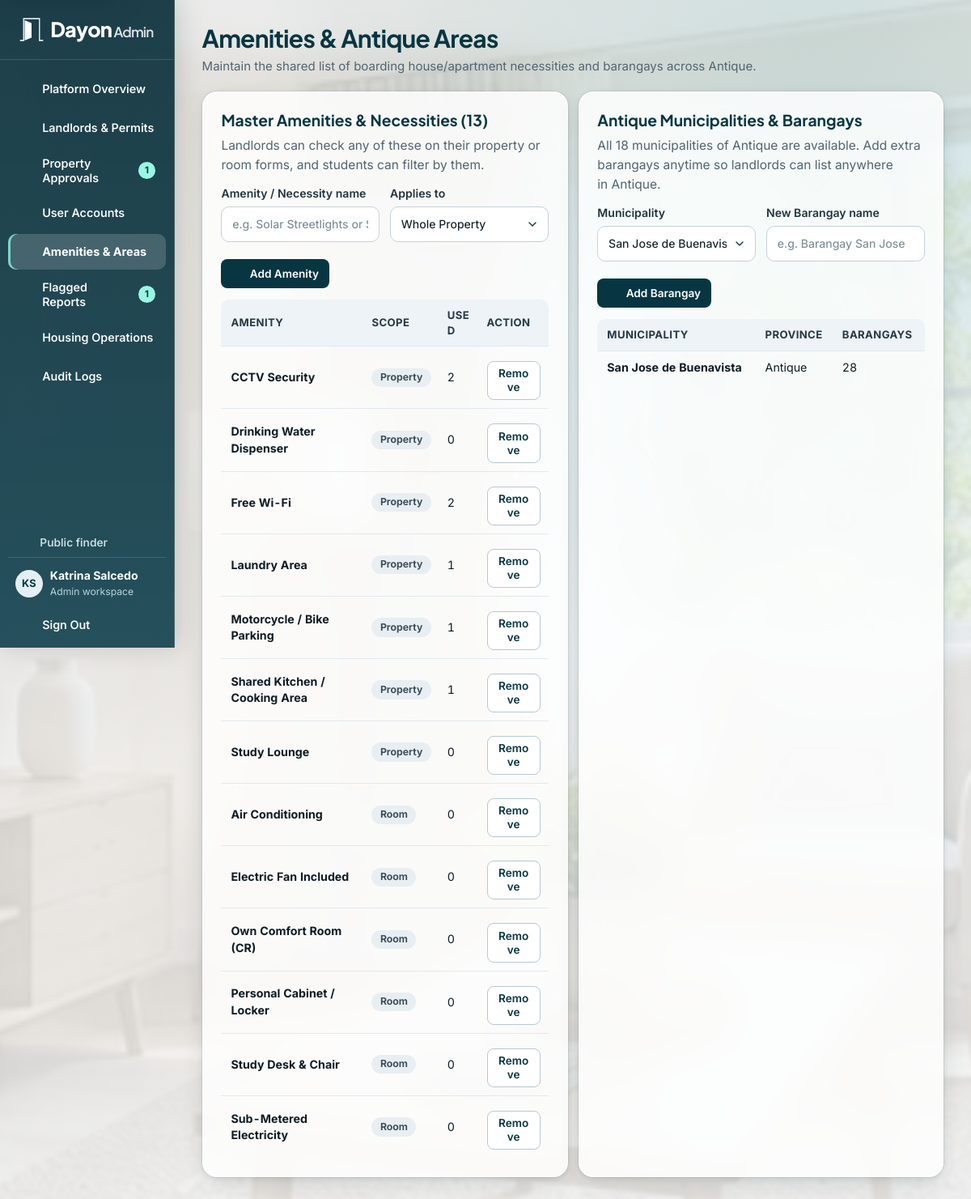
The app's page /admin/catalogs.php (signed in) with its own data.
### tables this page shows
CREATE TABLE users (
    user_id BIGINT UNSIGNED AUTO_INCREMENT PRIMARY KEY,
    role_id TINYINT UNSIGNED NOT NULL,
    email VARCHAR(150) NOT NULL UNIQUE,
    password_hash VARCHAR(255) NOT NULL,
    first_name VARCHAR(80) NOT NULL,
    last_name VARCHAR(80) NOT NULL,
    phone_number VARCHAR(20) NOT NULL,
    account_status ENUM('active', 'suspended', 'pending') NOT NULL DEFAULT 'active',
    created_at TIMESTAMP NOT NULL DEFAULT CURRENT_TIMESTAMP,
    updated_at TIMESTAMP NOT NULL DEFAULT CURRENT_TIMESTAMP ON UPDATE CURRENT_TIMESTAMP,
    CONSTRAINT fk_users_role FOREIGN KEY (role_id) REFERENCES roles(role_id)
);

CREATE TABLE roles (
    role_id TINYINT UNSIGNED AUTO_INCREMENT PRIMARY KEY,
    role_name VARCHAR(30) NOT NULL UNIQUE
);

CREATE TABLE amenities (
    amenity_id SMALLINT UNSIGNED AUTO_INCREMENT PRIMARY KEY,
    amenity_name VARCHAR(80) NOT NULL UNIQUE,
    scope ENUM('property', 'room') NOT NULL
);

CREATE TABLE municipalities (
    municipality_id INT UNSIGNED AUTO_INCREMENT PRIMARY KEY,
    municipality_name VARCHAR(100) NOT NULL,
    province_name VARCHAR(100) NOT NULL,
    latitude DECIMAL(10, 7) NULL,
    longitude DECIMAL(10, 7) NULL,
    UNIQUE KEY uq_municipality_province (municipality_name, province_name)
);

### includes/bootstrap.php (called while the page is built, shortened)
<?php
require_once __DIR__ . '/../config/db.php';
require_once __DIR__ . '/helpers.php';
try {
    if (!empty($_SESSION['user_id'])) {
        $user = row(
            "SELECT u.user_id, u.email, u.first_name, u.last_name, u.phone_number, u.account_status,
                    r.role_name, CONCAT(u.first_name, ' ', u.last_name) AS full_name
             FROM users u JOIN roles r USING (role_id)
             WHERE u.user_id = ? AND u.account_status = 'active'",
            [$_SESSION['user_id']]
        );
    }
} catch (PDOException $exception) {
    error_log($exception->getMessage());
    abort_request(503, 'Dayon could not connect to the database. Check that MySQL is running and import database/dayon_db.sql.');
}

### admin/catalogs.php (the view, shortened to what this page needs)
<?php
require __DIR__ . '/../includes/bootstrap.php';
$amenities = rows('SELECT a.*,
    (SELECT COUNT(*) FROM property_amenities pa WHERE pa.amenity_id = a.amenity_id) +
    (SELECT COUNT(*) FROM room_amenities ra WHERE ra.amenity_id = a.amenity_id) AS usage_count
    FROM amenities a ORDER BY a.scope, a.amenity_name');
$municipalities = rows(
    'SELECT m.*, (SELECT COUNT(*) FROM barangays b WHERE b.municipality_id = m.municipality_id) AS barangay_count
     FROM municipalities m WHERE m.province_name = ? ORDER BY (m.municipality_name = ?) DESC, m.municipality_name',
    [DAYON_PROVINCE, DAYON_MUNICIPALITY]
);
$pageTitle = 'Amenities & Antique Areas';
$pageDescription = 'Maintain the shared list of boarding house/apartment necessities and barangays across Antique.';
require __DIR__ . '/../includes/portal_header.php';
?>
<div class="grid-2">
    <section class="panel" id="amenities-section">
        <h2>Master Amenities &amp; Necessities (<?= count($amenities) ?>)</h2>
        <p class="muted">Landlords can check any of these on their property or room forms, and students can filter by them.</p>
        <form method="post" action="<?= e(url('actions/admin_action.php')) ?>" class="form-grid" style="margin-top:12px;">
            <label class="form-field">Amenity / Necessity name
                <input name="amenity_name" required maxlength="80" placeholder="e.g. Solar Streetlights or Study Table">
            </label>
            <label class="form-field">Applies to
                <select name="scope" required>
                    <option value="property">Whole Property</option>
                </select>
            </label>
            <div class="actions span-2"><button type="submit" class="button small"><?= icon('plus') ?> Add Amenity</button></div>
        </form>
        <div class="table-wrap" style="margin-top:14px;"><table>
            <thead><tr><th>Amenity</th><th>Scope</th><th>Used</th><th>Action</th></tr></thead>
            <tbody>
                <?php foreach ($amenities as $item): ?>
                    <tr>
                        <td><strong><?= e($item['amenity_name']) ?></strong></td>
                        <td><span class="badge"><?= e(ucfirst($item['scope'])) ?></span></td>
                        <td><?= (int) $item['usage_count'] ?></td>
                        <td>
                            <form method="post" action="<?= e(url('actions/admin_action.php')) ?>">
                                <button type="submit" class="button small secondary" data-confirm="Remove <?= e($item['amenity_name']) ?> from the master catalog?">Remove</button>
                            </form>
                        </td>
                    </tr>
                <?php endforeach; ?>
            </tbody>
        </table></div>
    </section>
    <section class="panel" id="areas-section">
        <h2>Antique Municipalities &amp; Barangays</h2>
        <p class="muted">All 18 municipalities of Antique are available. Add extra barangays anytime so landlords can list anywhere in Antique.</p>
        <form method="post" action="<?= e(url('actions/admin_action.php')) ?>" class="form-grid" style="margin-top:12px;">
            <label class="form-field">Municipality
                <select name="municipality_id" required>
                    <?php foreach ($municipalities as $town): ?>
                        <option value="<?= (int) $town['municipality_id'] ?>"><?= e($town['municipality_name']) ?></option>
                    <?php endforeach; ?>
                </select>
            </label>
            <label class="form-field">New Barangay name
                <input name="barangay_name" required maxlength="100" placeholder="e.g. Barangay San Jose">
            </label>
            <div class="actions span-2"><button type="submit" class="button small"><?= icon('plus') ?> Add Barangay</button></div>
        </form>
        <div class="table-wrap" style="margin-top:14px;"><table>
            <thead><tr><th>Municipality</th><th>Province</th><th>Barangays</th></tr></thead>
            <tbody>
                <?php foreach ($municipalities as $town): ?>
                    <tr>
                        <td><strong><?= e($town['municipality_name']) ?></strong></td>
                        <td><?= e($town['province_name']) ?></td>
                        <td><?= (int) $town['barangay_count'] ?></td>
                    </tr>
                <?php endforeach; ?>
            </tbody>
        </table></div>
    </section>
</div>
<?php require __DIR__ . '/../includes/portal_footer.php'; ?>

### includes/document_head.php (shortened to what this page needs)
<!doctype html>
<html lang="en">
<head>
    <link rel="stylesheet" href="<?= e(url('assets/css/style.css')) ?>">
    <?php if (!empty($portalRole)): ?><link rel="stylesheet" href="<?= e(url('assets/css/dashboard.css')) ?>"><?php endif; ?>
</head>

### includes/portal_header.php (shortened to what this page needs)
<?php
$portalRole = $user['role_name'];
$navBadges = [];
if ($portalRole === 'admin') {
    $navBadges['admin/verifications.php'] = (int) scalar("SELECT (SELECT COUNT(*) FROM landlord_profiles WHERE verification_status = 'pending') + (SELECT COUNT(*) FROM landlord_permits WHERE verification_status = 'submitted')");
    $navBadges['admin/properties.php'] = (int) scalar("SELECT COUNT(*) FROM properties WHERE approval_status = 'pending'");
    $navBadges['admin/reports.php'] = (int) scalar("SELECT COUNT(*) FROM reports WHERE status IN ('open', 'reviewed')");
} elseif ($portalRole === 'landlord') {
    $navBadges['landlord/reservations.php'] = (int) scalar("SELECT COUNT(*) FROM reservations q JOIN rooms r ON r.room_id = q.room_id JOIN properties p ON p.property_id = r.property_id WHERE p.landlord_id = ? AND q.status = 'pending'", [$user['user_id']]);
} elseif ($portalRole === 'student') {
    $navBadges['student/bookmarks.php'] = student_bookmark_count($user);
}
$menus = [
    'student' => [
        ['student/dashboard.php', 'Overview', 'home'],
        ['index.php#listings', 'Find Housing', 'search'],
        ['student/bookmarks.php', 'Bookmarked Houses', 'bookmark'],
        ['student/reservations.php', 'My Requests', 'calendar'],
        ['student/dashboard.php#active-lease', 'Active Lease', 'file'],
        ['student/billing.php', 'Rent & Receipts', 'wallet'],
        ['student/maintenance.php', 'Maintenance', 'tool'],
        ['student/profile.php', 'My Profile', 'user'],
    ],
    'landlord' => [
        ['landlord/dashboard.php', 'Dashboard', 'grid'],
        ['landlord/properties.php', 'Properties & Photos', 'building'],
        ['landlord/rooms.php', 'Rooms & Occupancy', 'bed'],
        ['landlord/reservations.php', 'Visit & Bed Requests', 'calendar'],
        ['landlord/leases.php', 'Tenant Leases', 'users'],
        ['landlord/billing.php', 'Billing & Utilities', 'wallet'],
        ['landlord/maintenance.php', 'Maintenance & Notices', 'tool'],
        ['landlord/verification.php', 'Permits & Trust', 'shield'],
    ],
    'admin' => [
        ['admin/dashboard.php', 'Platform Overview', 'grid'],
        ['admin/verifications.php', 'Landlords & Permits', 'shield'],
        ['admin/properties.php', 'Property Approvals', 'building'],
        ['admin/users.php', 'User Accounts', 'users'],
        ['admin/catalogs.php', 'Amenities & Areas', 'layers'],
        ['admin/reports.php', 'Flagged Reports', 'report'],
        ['admin/operations.php', 'Housing Operations', 'bed'],
        ['admin/audit_logs.php', 'Audit Logs', 'file'],
    ],
];
$portalRoute = $portalRole . '/' . basename($_SERVER['SCRIPT_NAME']);
$portalLease = $portalRole === 'student' ? ($lease ?? active_lease((int) $user['user_id'])) : null;
$studentLeaseRoutes = ['student/dashboard.php#active-lease', 'student/billing.php', 'student/maintenance.php'];
$portalLinks = $portalRole === 'student' && !$portalLease
    ? array_filter($menus[$portalRole], static fn (array $link): bool => !in_array($link[0], $studentLeaseRoutes, true))
    : $menus[$portalRole];
require __DIR__ . '/document_head.php';
?>
<body class="portal-body portal-<?= e($portalRole) ?>">
<div class="portal-layout">
    <aside class="portal-sidebar" aria-label="<?= e(ucfirst($portalRole)) ?> workspace">
        <div class="portal-brand"><?php require __DIR__ . '/brand.php'; ?></div>
        <details class="portal-navigation navigation-disclosure" data-navigation="860" open>
            <summary><?= icon('menu') ?> <span>Menu</span> <?= icon('chevron', 'menu-chevron') ?></summary>
            <div class="portal-navigation-content">
                <nav class="portal-menu" aria-label="Workspace pages">
                    <?php foreach ($portalLinks as [$route, $label, $glyph]):
                        $count = $navBadges[$route] ?? 0;
                    ?>
                        <a href="<?= e(url($route)) ?>"<?= $portalRoute === $route ? ' aria-current="page"' : '' ?>><?= icon($glyph) ?><span><?= e($label) ?></span>
                            <?php if ($count > 0): ?><span class="menu-count"><?= $count ?></span><?php endif; ?>
                        </a>
                    <?php endforeach; ?>
                </nav>
                <div class="portal-sidebar-bottom">
                    <?php if ($portalRole !== 'student'): ?>
                        <a class="portal-public-link" href="<?= e(url()) ?>"><?= icon('arrow-left') ?> Public finder</a>
                    <?php endif; ?>
                    <div class="portal-identity">
                        <span class="avatar" aria-hidden="true"><?= e(user_initials($user)) ?></span>
                        <div><strong><?= e($user['full_name']) ?></strong><span><?= e(ucfirst($portalRole)) ?> workspace</span></div>
                    </div>
                    <form method="post" action="<?= e(url('actions/auth_logout.php')) ?>" class="portal-logout">
                        <button type="submit"><?= icon('logout') ?> Sign Out</button>
                    </form>
                </div>
            </div>
        </details>
    </aside>
    <main id="main" class="portal-main">
        <header class="portal-page-heading<?= !empty($pageHeaderClass) ? ' ' . e($pageHeaderClass) : '' ?>">
            <div>
                <h1><?= e($pageTitle) ?></h1>
                <?php if (!empty($pageDescription)): ?><p><?= e($pageDescription) ?></p><?php endif; ?>
            </div>
        </header>

### includes/brand.php
<a class="brand" href="<?= e(url()) ?>" aria-label="<?= ($portalRole ?? '') === 'admin' ? 'Dayon Admin home' : 'Dayon home' ?>">
    <img src="<?= e(url('assets/images/logo.svg')) ?>" width="43" height="43" alt="">
    <span>Dayon<?php if (($portalRole ?? '') === 'admin'): ?><small> Admin</small><?php endif; ?></span>
</a>

### includes/helpers.php (shortened to what this page needs)
<?php
function e(mixed $value): string
{
    return htmlspecialchars((string) $value, ENT_QUOTES | ENT_SUBSTITUTE, 'UTF-8');
}
function url(string $path = ''): string
{
    static $base = null;
    if ($base === null) {
        $configured = getenv('DAYON_BASE_PATH');
        $root = str_replace('\\', '/', (string) realpath($_SERVER['DOCUMENT_ROOT'] ?? APP_ROOT));
        $app = str_replace('\\', '/', APP_ROOT);
        $prefix = rtrim($root, '/') . '/';
        $base = $configured !== false
            ? '/' . trim($configured, '/')
            : (str_starts_with(strtolower($app), strtolower($prefix)) ? '/' . substr($app, strlen($prefix)) : '');
        $base = rtrim($base, '/');
    }
    return $base . '/' . ltrim($path, '/');
}
function query(string $sql, array $params = []): PDOStatement
{
    global $pdo;
    $statement = $pdo->prepare($sql);
    $statement->execute($params);
    return $statement;
}
function row(string $sql, array $params = []): ?array
{
    $result = query($sql, $params)->fetch();
    return $result === false ? null : $result;
}
function rows(string $sql, array $params = []): array
{
    return query($sql, $params)->fetchAll();
}
function scalar(string $sql, array $params = []): mixed
{
    return query($sql, $params)->fetchColumn();
}
function user_initials(array $user): string
{
    return mb_strtoupper(mb_substr($user['first_name'], 0, 1) . mb_substr($user['last_name'], 0, 1));
}
function icon(string $name, string $class = ''): string
{
    return '<svg class="icon ' . e($class) . '" aria-hidden="true" viewBox="0 0 24 24" fill="none" stroke="currentColor" stroke-width="1.75" stroke-linecap="round" stroke-linejoin="round">' . ($paths[$name] ?? '') . '</svg>';
}

### includes/portal_footer.php
    </main>
</div>
<?php require __DIR__ . '/footer.php'; ?>

### includes/footer.php (shortened to what this page needs)
</body>
</html>

### records on screen
users: user_initials($user) "KS", role.role_name "Admin"
amenities: amenity_name "CCTV Security", scope "Property", usage_count "2"
amenities: amenity_name "Drinking Water Dispenser", scope "Property", usage_count "0"
amenities: amenity_name "Free Wi-Fi", scope "Property", usage_count "2"
amenities: amenity_name "Laundry Area", scope "Property", usage_count "1"
amenities: amenity_name "Motorcycle / Bike Parking", scope "Property", usage_count "1"
amenities: amenity_name "Shared Kitchen / Cooking Area", scope "Property", usage_count "1"
amenities: amenity_name "Study Lounge", scope "Property", usage_count "0"
amenities: amenity_name "Air Conditioning", scope "Room", usage_count "0"
amenities: amenity_name "Electric Fan Included", scope "Room", usage_count "0"
amenities: amenity_name "Own Comfort Room (CR)", scope "Room", usage_count "0"
amenities: amenity_name "Personal Cabinet / Locker", scope "Room", usage_count "0"
amenities: amenity_name "Study Desk & Chair", scope "Room", usage_count "0"
amenities: amenity_name "Sub-Metered Electricity", scope "Room", usage_count "0"
municipalities: municipality_name "San Jose de Buenavista", province_name "Antique", barangay_count "28"

### other values on screen
$label "Platform Overview"
$label "Landlords & Permits"
$label "Property Approvals"
$count "1"
$label "User Accounts"
$label "Amenities & Areas"
$label "Flagged Reports"
$label "Housing Operations"
$label "Audit Logs"
$user['full_name'] "Katrina Salcedo"
$pageTitle "Amenities & Antique Areas"
$pageDescription "Maintain the shared list of boarding house/apartment necessities and barangays across Antique."
count($amenities) "13"
form field municipality_id "San Jose de Buenavista"
